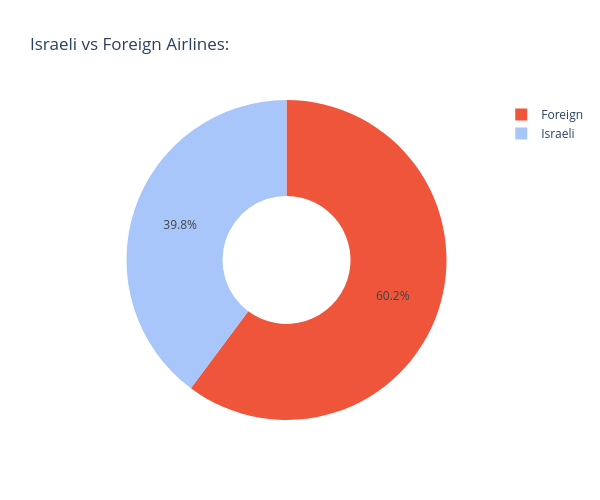

The notebook cell this image was saved under:
### Code cell
# 4. How many of the airlines are Israeli?"
 
today_flight = today_flight.copy()

israeli_airline = ['EL AL ISRAEL AIRLINES', 'ARKIA ISRAELI AIRLINES', 'ISRAIR AIRLINES']

# new column to sort by israeli or foreign
today_flight.loc[:, 'israeli_vs_foreign'] = today_flight['airline_name'].apply(lambda x: 'Israeli' if x in israeli_airline else 'Foreign')

flight_distribution = today_flight['israeli_vs_foreign'].value_counts()

# chart:
fig = px.pie(
    values=flight_distribution.values,
    names=flight_distribution.index,
    title="Israeli vs Foreign Airlines:",
    hole=0.4,
    color=flight_distribution.index,
    color_discrete_map={'Israeli': "#A8C6F9", 'Foreign': '#EF553B'}
)

# size of chart
fig.update_layout(
    width=600,  
    height=500
)

fig.show()

### Figure 1 — Plotly figure (JSON) as saved in the notebook; plotly's stock layout.template omitted (floating-point values rounded to 4 significant figures)
{"data": [{"customdata": [["Foreign"], ["Israeli"]], "domain": {"x": [0, 1], "y": [0, 1]}, "hole": 0.4, "hovertemplate": "label=%{label}<br>value=%{value}<br>color=%{customdata[0]}<extra></extra>", "labels": ["Foreign", "Israeli"], "legendgroup": "", "marker": {"colors": ["#EF553B", "#A8C6F9"]}, "name": "", "showlegend": true, "type": "pie", "values": [307, 203]}], "layout": {"height": 500, "legend": {"tracegroupgap": 0}, "title": {"text": "Israeli vs Foreign Airlines:"}, "width": 600}}
